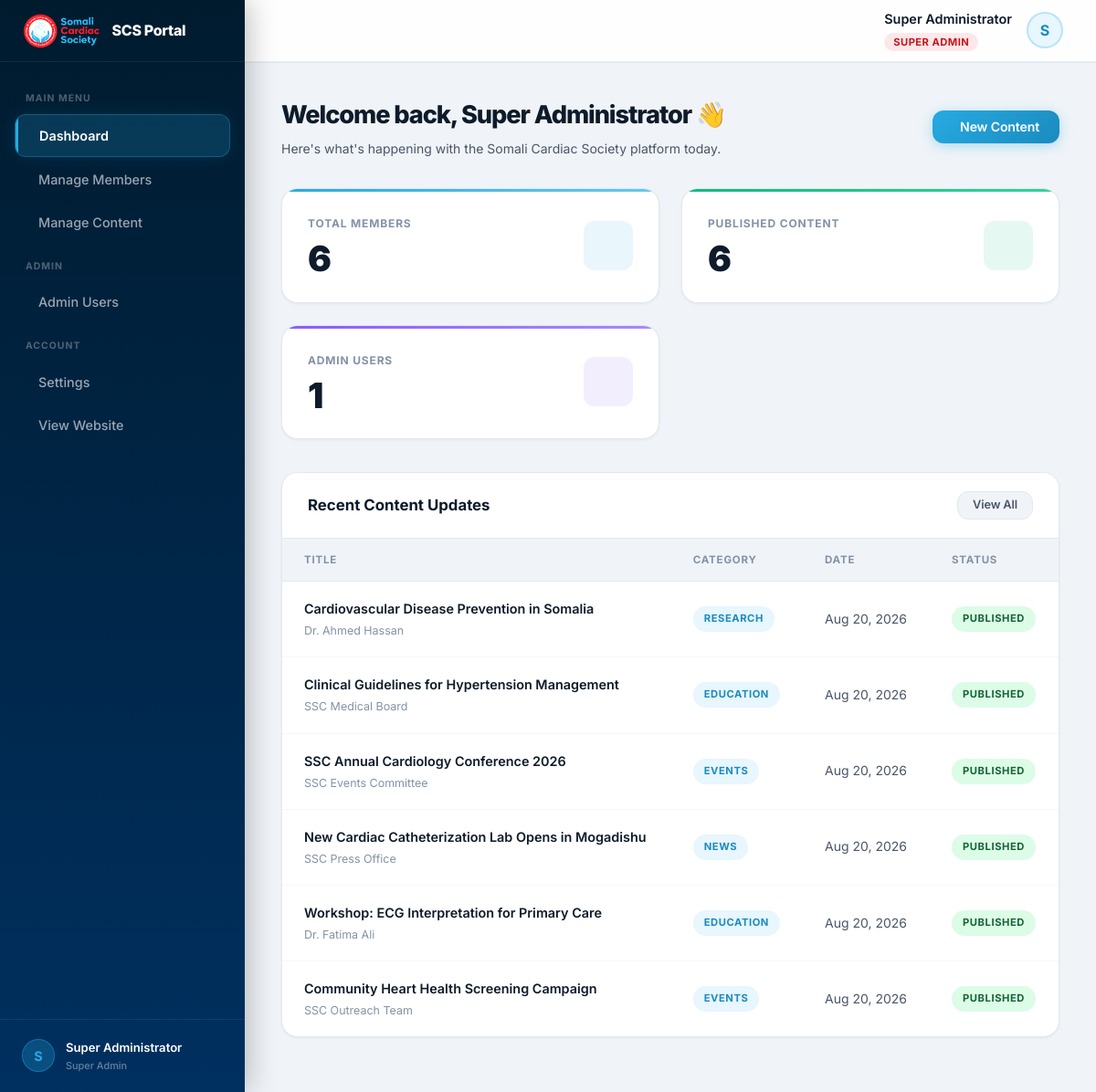
Page /admin/dashboard.php (signed in) on the committed database.
### tables this page shows
CREATE TABLE IF NOT EXISTS `content` (
    `id` INT AUTO_INCREMENT PRIMARY KEY,
    `title` VARCHAR(255) NOT NULL,
    `slug` VARCHAR(255) NOT NULL UNIQUE,
    `category` VARCHAR(50) NOT NULL,
    `summary` TEXT DEFAULT NULL,
    `body` TEXT DEFAULT NULL,
    `feature_image` VARCHAR(255) DEFAULT NULL,
    `event_date` DATE DEFAULT NULL,
    `author` VARCHAR(100) DEFAULT NULL,
    `is_published` TINYINT(1) NOT NULL DEFAULT 0,
    `created_at` TIMESTAMP DEFAULT CURRENT_TIMESTAMP,
    `updated_at` TIMESTAMP DEFAULT CURRENT_TIMESTAMP ON UPDATE CURRENT_TIMESTAMP,
    INDEX `idx_category` (`category`),
    INDEX `idx_published` (`is_published`),
    INDEX `idx_slug` (`slug`),
    INDEX `idx_event_date` (`event_date`)
);

### config/auth.php (called while the page is built, shortened)
<?php
function isLoggedIn(): bool {
    return isset($_SESSION['admin_id']) && !empty($_SESSION['admin_id']);
}
function isSuperAdmin(): bool {
    return isLoggedIn() && isset($_SESSION['admin_role']) && $_SESSION['admin_role'] === 'super_admin';
}

### admin/dashboard.php (the view, shortened to what this page needs)
<?php
require_once __DIR__ . '/../includes/admin_layout.php';
try {
    $db = getDB();
    $totalMembers = $db->query("SELECT COUNT(*) FROM members")->fetchColumn();
    $totalContent = $db->query("SELECT COUNT(*) FROM content")->fetchColumn();
    $totalAdmins  = $db->query("SELECT COUNT(*) FROM admins")->fetchColumn();
    $recentContent = $db->query("SELECT * FROM content ORDER BY created_at DESC LIMIT 6")->fetchAll();
} catch (Exception $ex) {
    $totalMembers  = 0;
    $totalContent  = 0;
    $totalAdmins   = 0;
    $recentContent = [];
}
?>
<div class="page-title-block">
    <div>
        <h1>Welcome back, <?php echo htmlspecialchars($adminFullName); ?> 👋</h1>
        <p>Here's what's happening with the Somali Cardiac Society platform today.</p>
    </div>
    <div class="page-title-actions">
        <a href="content.php" class="btn-admin btn-admin-primary">
            <i class="ph ph-plus" style="font-size:1rem;"></i> New Content
        </a>
    </div>
</div>
<div class="dashboard-stats">
    <div class="stat-box">
        <div class="stat-box-left">
            <h3>Total Members</h3>
            <div class="number"><?php echo $totalMembers; ?></div>
        </div>
        <div class="stat-box-icon" style="background:rgba(39,170,225,0.1);color:#27AAE1;">
        </div>
    </div>
    <div class="stat-box">
        <div class="stat-box-left">
            <h3>Published Content</h3>
            <div class="number"><?php echo $totalContent; ?></div>
        </div>
        <div class="stat-box-icon" style="background:rgba(16,185,129,0.1);color:#10b981;">
        </div>
    </div>
    <?php if (isSuperAdmin()): ?>
    <div class="stat-box">
        <div class="stat-box-left">
            <h3>Admin Users</h3>
            <div class="number"><?php echo $totalAdmins; ?></div>
        </div>
        <div class="stat-box-icon" style="background:rgba(139,92,246,0.1);color:#8b5cf6;">
        </div>
    </div>
    <?php endif; ?>
</div>
<div class="dash-grid single-col">
    <div class="admin-card">
        <div class="card-header">
            <h2>Recent Content Updates</h2>
            <a href="content.php" class="btn-admin btn-admin-secondary btn-sm">View All</a>
        </div>
        <div class="card-body" style="padding:0;">
            <div class="table-responsive">
                <table class="admin-table" id="dataTable">
                    <thead>
                        <tr>
                            <th>Title</th>
                            <th>Category</th>
                            <th>Date</th>
                            <th>Status</th>
                        </tr>
                    </thead>
                    <tbody>
                        <?php if (!empty($recentContent)): ?>
                            <?php foreach ($recentContent as $item): ?>
                            <tr>
                                <td>
                                    <strong style="display:block;font-weight:600;color:#0D1B2A;"><?php echo htmlspecialchars($item['title']); ?></strong>
                                    <span style="font-size:0.78rem;color:var(--text-light);"><?php echo htmlspecialchars($item['author']); ?></span>
                                </td>
                                <td>
                                    <span class="status-badge badge-blue"><?php echo ucfirst($item['category']); ?></span>
                                </td>
                                <td style="color:var(--text-secondary);font-size:0.875rem;">
                                    <?php echo date('M d, Y', strtotime($item['created_at'])); ?>
                                </td>
                                <td>
                                    <span class="status-badge <?php echo $item['is_published'] ? 'active' : 'inactive'; ?>">
                                        <?php echo $item['is_published'] ? 'Published' : 'Draft'; ?>
                                    </span>
                                </td>
                            </tr>
                            <?php endforeach; ?>
                        <?php endif; ?>
                    </tbody>
                </table>
            </div>
        </div>
    </div>
</div>

### rows in the picture
content: title "Cardiovascular Disease Prevention in Somalia", author "Dr. Ahmed Hassan", category "RESEARCH", created_at "Aug 20, 2026", is_published "PUBLISHED"
content: title "Clinical Guidelines for Hypertension Management", author "SSC Medical Board", category "EDUCATION", created_at "Aug 20, 2026", is_published "PUBLISHED"
content: title "SSC Annual Cardiology Conference 2026", author "SSC Events Committee", category "EVENTS", created_at "Aug 20, 2026", is_published "PUBLISHED"
content: title "New Cardiac Catheterization Lab Opens in Mogadishu", author "SSC Press Office", category "NEWS", created_at "Aug 20, 2026", is_published "PUBLISHED"
content: title "Workshop: ECG Interpretation for Primary Care", author "Dr. Fatima Ali", category "EDUCATION", created_at "Aug 20, 2026", is_published "PUBLISHED"
content: title "Community Heart Health Screening Campaign", author "SSC Outreach Team", category "EVENTS", created_at "Aug 20, 2026", is_published "PUBLISHED"

### other values in the picture
substr($adminFullName, 0, 1) "S"
$adminFullName "Super Administrator"
$totalMembers "6"
$totalContent "6"
$totalAdmins "1"
